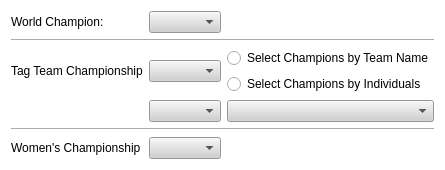
      <widget class="QWidget" name="ChampionshipPage">
       <property name="sizePolicy">
        <sizepolicy hsizetype="Expanding" vsizetype="Expanding">
         <horstretch>0</horstretch>
         <verstretch>0</verstretch>
        </sizepolicy>
       </property>
       <property name="styleSheet">
        <string notr="true">background-color: rgb(255, 255, 255);</string>
       </property>
       <layout class="QVBoxLayout" name="verticalLayout_11">
        <item>
         <layout class="QGridLayout" name="gridLayout_8">
          <item row="6" column="1">
           <widget class="QComboBox" name="womenChampComboBox">
            <property name="styleSheet">
             <string notr="true">background-color: rgb(208, 208, 208);
color: rgb(0, 0, 0);</string>
            </property>
           </widget>
          </item>
          <item row="2" column="2">
           <layout class="QVBoxLayout" name="verticalLayout_6">
            <item>
             <widget class="QRadioButton" name="teamNameRadio">
              <property name="styleSheet">
               <string notr="true">color: rgb(0, 0, 0);</string>
              </property>
              <property name="text">
               <string>Select Champions by Team Name</string>
              </property>
             </widget>
            </item>
            <item>
             <widget class="QRadioButton" name="individualRadioButton">
              <property name="styleSheet">
               <string notr="true">color: rgb(0, 0, 0);</string>
              </property>
              <property name="text">
               <string>Select Champions by Individuals</string>
              </property>
             </widget>
            </item>
           </layout>
          </item>
          <item row="6" column="0">
           <widget class="QLabel" name="womenChampLabel">
            <property name="styleSheet">
             <string notr="true">font: 20pt &quot;Segoe UI&quot;;
color: rgb(0, 0, 0);</string>
            </property>
            <property name="text">
             <string>Women's Championship</string>
            </property>
           </widget>
          </item>
          <item row="0" column="1">
           <widget class="QComboBox" name="worldChampComboBox">
            <property name="styleSheet">
             <string notr="true">background-color: rgb(208, 208, 208);
color: rgb(0, 0, 0);</string>
            </property>
           </widget>
          </item>
          <item row="2" column="0">
           <widget class="QLabel" name="tagChampLabel">
            <property name="styleSheet">
             <string notr="true">font: 20pt &quot;Segoe UI&quot;;
color: rgb(0, 0, 0);</string>
            </property>
            <property name="text">
             <string>Tag Team Championship</string>
            </property>
           </widget>
          </item>
          <item row="3" column="1">
           <widget class="QComboBox" name="tagChampComboBox1">
            <property name="styleSheet">
             <string notr="true">background-color: rgb(208, 208, 208);
color: rgb(0, 0, 0);</string>
            </property>
           </widget>
          </item>
          <item row="2" column="1">
           <widget class="QComboBox" name="teamComboBox">
            <property name="styleSheet">
             <string notr="true">background-color: rgb(208, 208, 208);
color: rgb(0, 0, 0);</string>
            </property>
           </widget>
          </item>
          <item row="3" column="2">
           <widget class="QComboBox" name="tagChampComboBox2">
            <property name="styleSheet">
             <string notr="true">background-color: rgb(208, 208, 208);
color: rgb(0, 0, 0);</string>
            </property>
           </widget>
          </item>
          <item row="4" column="0" colspan="3">
           <widget class="Line" name="line">
            <property name="sizePolicy">
             <sizepolicy hsizetype="Expanding" vsizetype="Fixed">
              <horstretch>0</horstretch>
              <verstretch>0</verstretch>
             </sizepolicy>
            </property>
            <property name="styleSheet">
             <string notr="true"/>
            </property>
            <property name="orientation">
             <enum>Qt::Orientation::Horizontal</enum>
            </property>
           </widget>
          </item>
          <item row="0" column="0">
           <widget class="QLabel" name="worldChampLabel">
            <property name="styleSheet">
             <string notr="true">font: 20pt &quot;Segoe UI&quot;;
color: rgb(0, 0, 0);</string>
            </property>
            <property name="text">
             <string>World Champion: </string>
            </property>
           </widget>
          </item>
          <item row="1" column="0" colspan="3">
           <widget class="Line" name="line_2">
            <property name="sizePolicy">
             <sizepolicy hsizetype="Expanding" vsizetype="Fixed">
              <horstretch>0</horstretch>
              <verstretch>0</verstretch>
             </sizepolicy>
            </property>
            <property name="orientation">
             <enum>Qt::Orientation::Horizontal</enum>
            </property>
           </widget>
          </item>
         </layout>
        </item>
       </layout>
      </widget>
